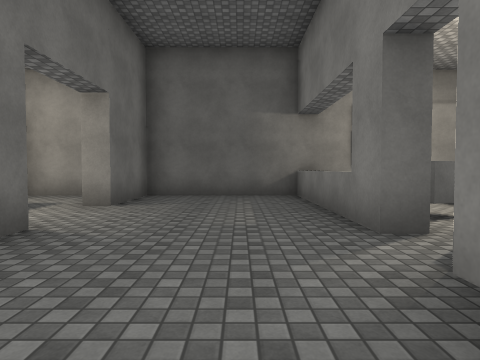
[1] (above)

24 first-person views from a walk through a Unity game level. The camera is 1.3 m above the floor, tilts 2° down and sees 75° across. The floor is counted in squares, 2 m on a side. Each view is taken from the middle of a square. On the plan, view 1 faces up. The plan holds only what a view shows up to about 10 squares ahead; the rest is blank. The place goes on beyond the plan. The player is left out. Some surface patterns are stand-ins.

[2]
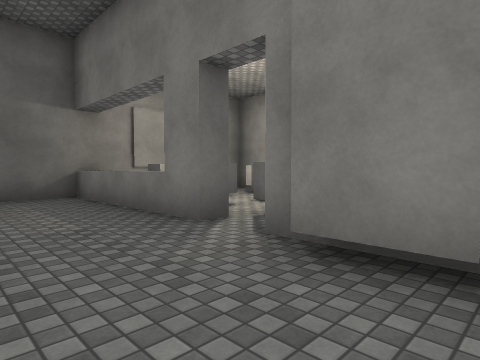

[3]
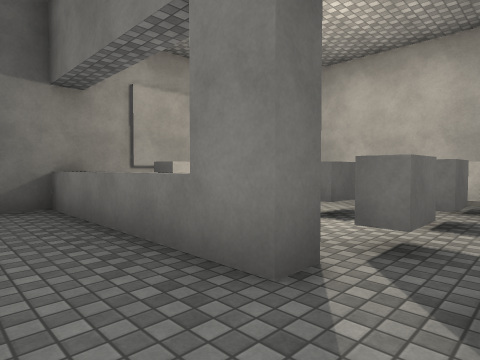

[4]
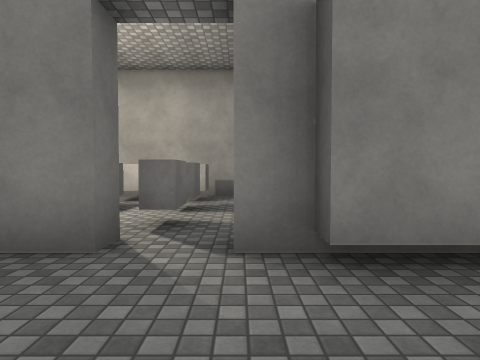

[5]
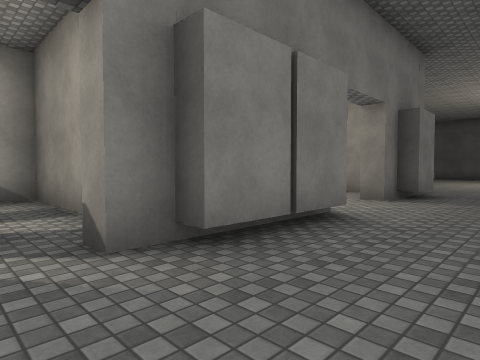

[6]
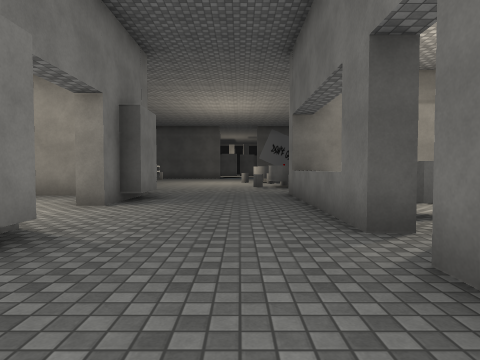

[7]
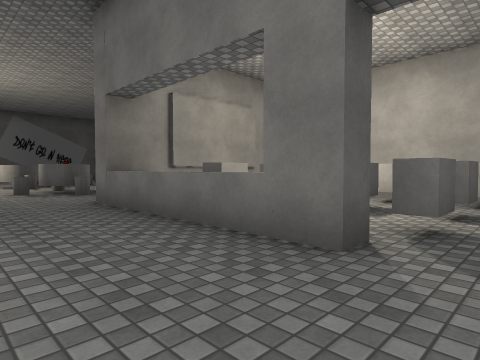

[8]
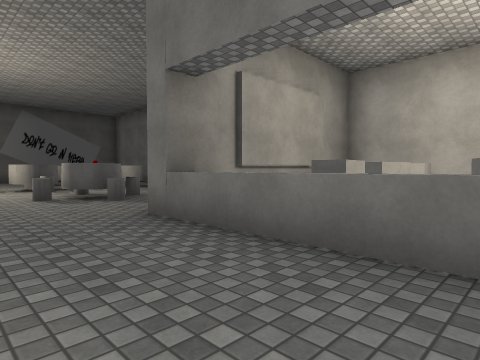

[9]
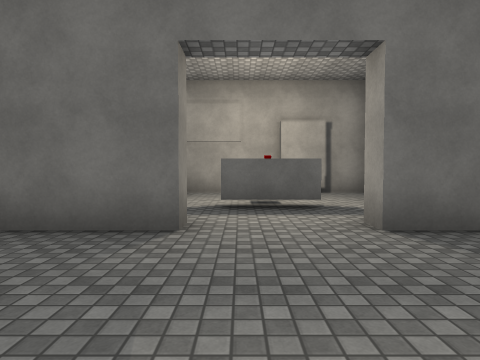

[10]
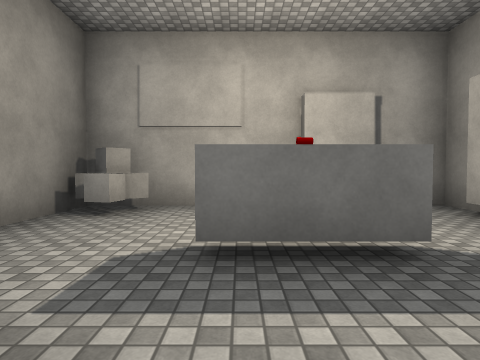

[11]
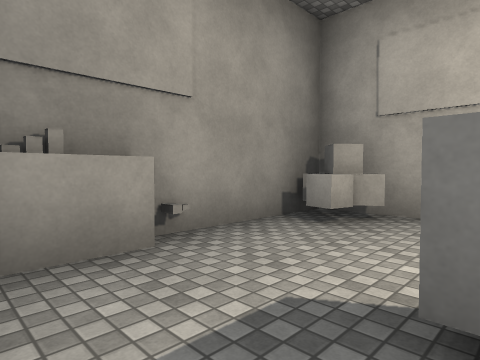

[12]
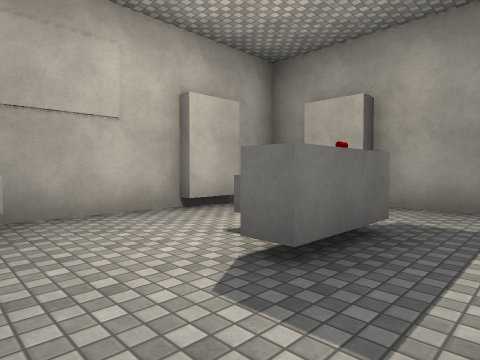

[13]
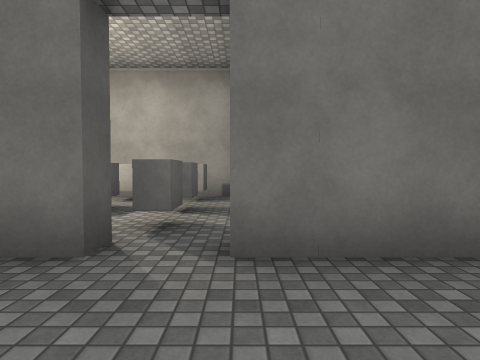

[14]
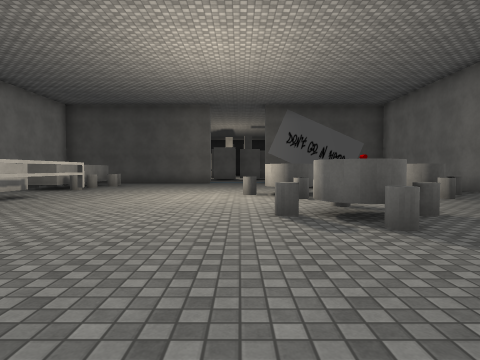

[15]
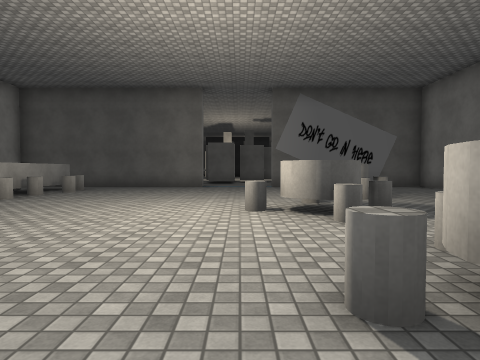

[16]
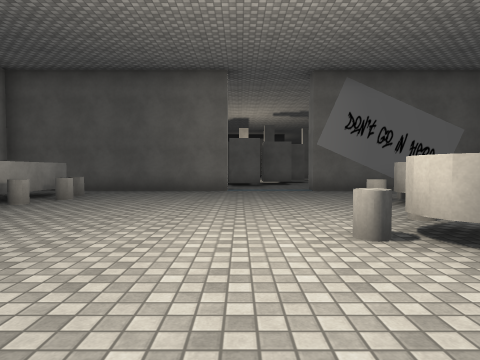

[17]
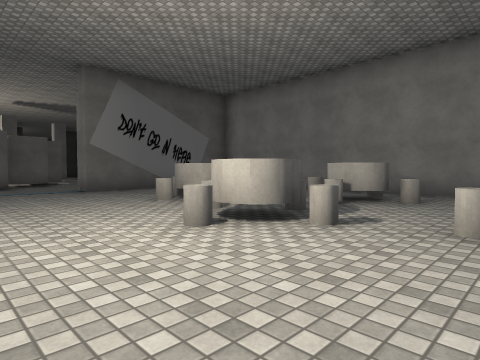

[18]
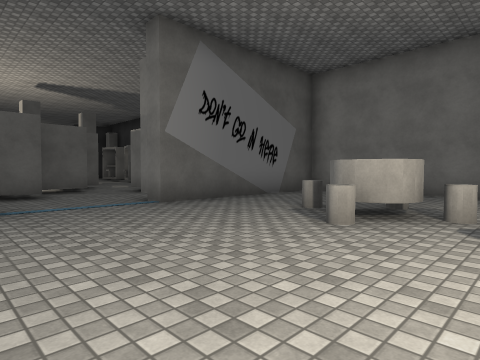

[19]
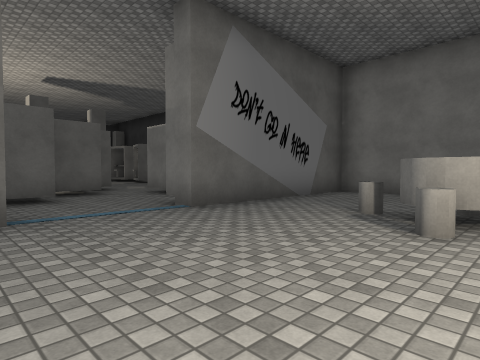

[20]
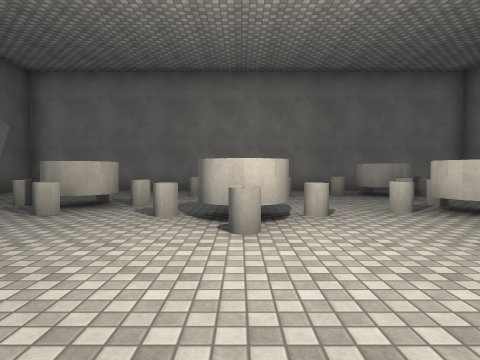

[21]
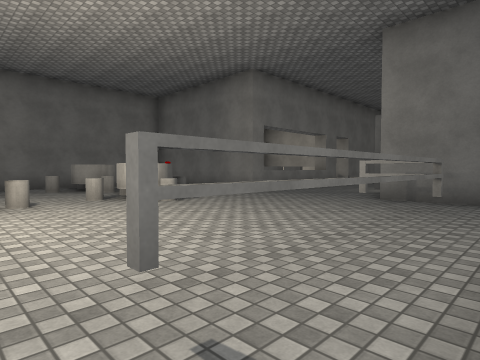

[22]
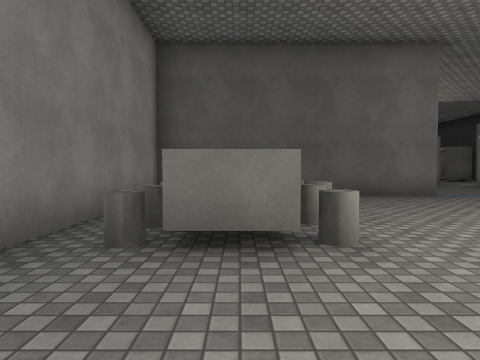

[23]
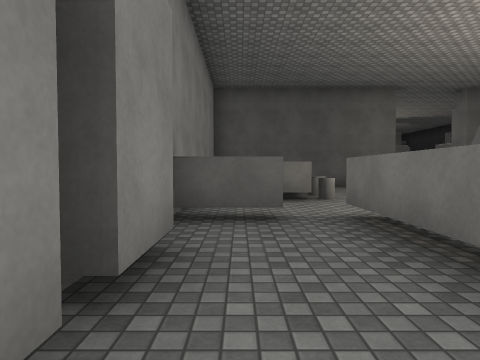

[24]
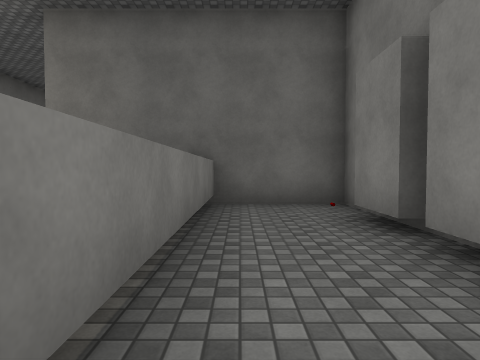

### Floor plan
Key: @ floor where view 1 was taken; # wall or solid block; . floor; ^ raised ledge; O other object.
Columns run from 8 left of view 1 to 7 right of it. Each row starts with its distance up from view 1.
  8 #############
  7 #.... #...^
  6 #.....#...OO OO#
  5 #..OO.....^... #
  4 #...O.....#OOOO#
  3 #.....#...#OOOO#
  2 #O....#...#    #
  1 ###OOO#..##  ###
  0 #.....#.@#
 -1 #.OOO....#
 -2 #OOOOO#....
 -3 # ..O^^....
 -4 #OOOOO^...#.
 -5 #    ^^..##..
 -6 #######...######
 -7 #    .....###..#
 -8 #   .......##..#
 -9 #OOOOOO....##..#
-10 #.O..O.....##..#
-11 #..........##..#
-12 #..O..O....##.##
-13 #.OO.OOO.......
-14 #..O..O........
-15 #...O.......O#O#
-16 #...OO......O#O#
-17 #...O.......O# #
-18 #...........O#O#
-19 #..####...######
-20 ####  #..##
-21      ....
-22     #...#
-23     #...
-24     ..^#
-25      ^

Positions as (right, up) in squares from view 1, and headings:
1: (0, 0), facing up
2: (-1, 0), facing up-right
3: (0, 2), facing up-right
4: (-1, 2), facing right
5: (-1, 3), facing down-right
6: (-1, 2), facing down
7: (0, 0), facing down-left
8: (0, -2), facing down-left
9: (1, 4), facing left
10: (-2, 4), facing left
11: (-3, 4), facing down-left
12: (-3, 2), facing up-left
13: (0, 0), facing left
14: (-1, -5), facing down
15: (-1, -8), facing down
16: (0, -10), facing down
17: (1, -10), facing down-left
18: (1, -14), facing down-left
19: (1, -15), facing down-left
20: (2, -13), facing left
21: (4, -13), facing up-left
22: (5, -12), facing down
23: (6, -8), facing down
24: (5, -12), facing up
